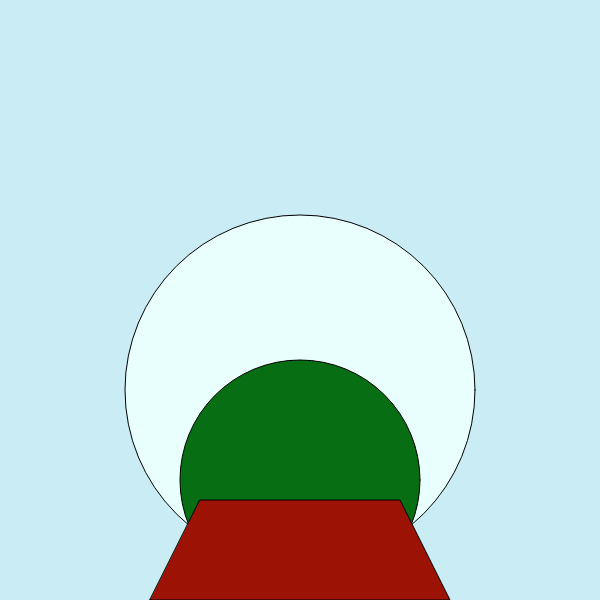
Frame 1 (no input)
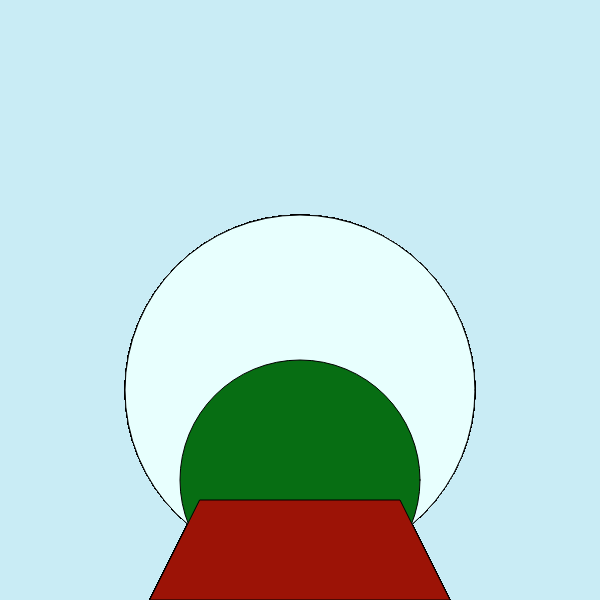
Frame 60 (no input)
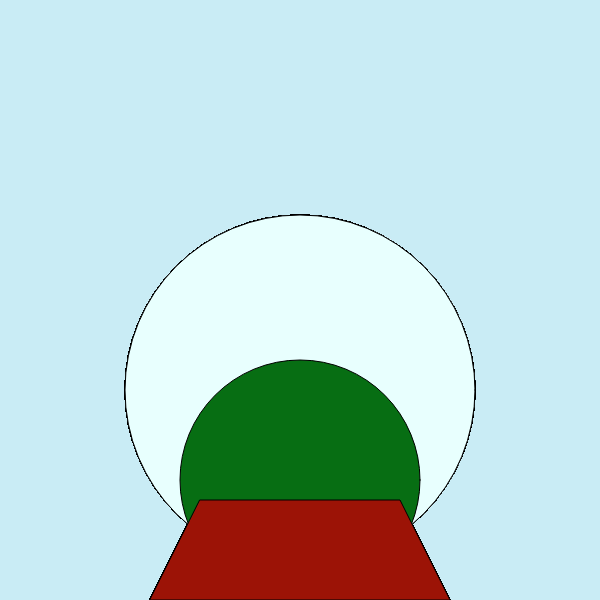
Frame 120 (the mouse pressed at the canvas centre since frame 60)

The p5.js sketch that drew these frames (run headless with seeded random() and noise() and a simulated clock; from frame 60 on, the mouse is pressed at the canvas centre):

// p5.js sketch
// ── sketch.js
function setup() {
  createCanvas(600, 600);
    background(201, 236, 245);;
}

function draw() {
  fill (232, 255, 254)
circle(300,390,350);
  fill(7, 110, 19)
circle (300,480,240);
  fill(156, 19, 6)
  quad(200,500,400,500,450,600,150,600)


}
